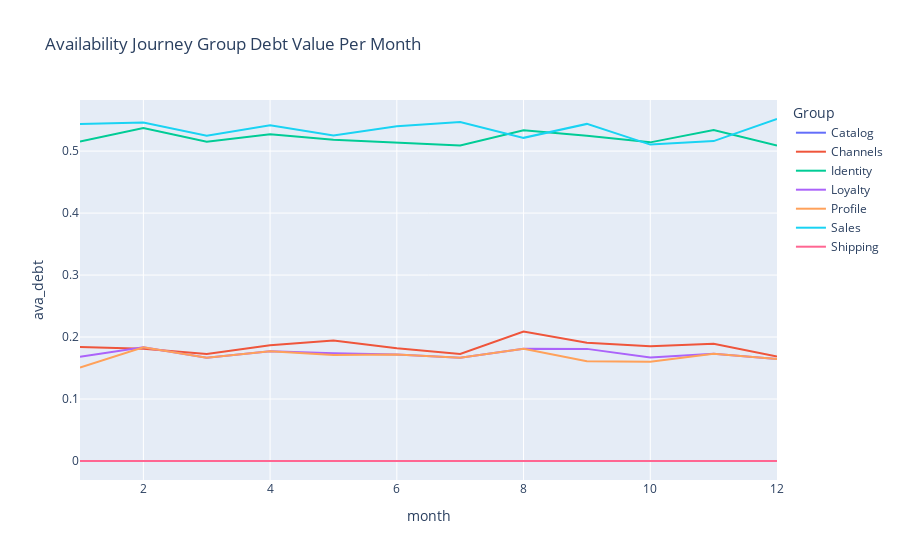

Write notebook code for a chart like this one.
### Code cell
fig = px.line(groupdf, x="month", y="ava_debt", color="Group", title="Availability Journey Group Debt Value Per Month")
fig.show()

### Figure 1 — Plotly figure (JSON) as saved in the notebook; plotly's stock layout.template omitted (floating-point values rounded to 4 significant figures)
{"data": [{"hovertemplate": "Group=Catalog<br>month=%{x}<br>ava_debt=%{y}<extra></extra>", "legendgroup": "Catalog", "line": {"color": "#636efa", "dash": "solid"}, "mode": "lines", "name": "Catalog", "orientation": "v", "showlegend": true, "type": "scatter", "x": [1, 2, 3, 4, 5, 6, 7, 8, 9, 10, 11, 12], "xaxis": "x", "y": [0, 0, 0, 0, 0, 0, 0, 0, 0, 0, 0, 0], "yaxis": "y"}, {"hovertemplate": "Group=Channels<br>month=%{x}<br>ava_debt=%{y}<extra></extra>", "legendgroup": "Channels", "line": {"color": "#EF553B", "dash": "solid"}, "mode": "lines", "name": "Channels", "orientation": "v", "showlegend": true, "type": "scatter", "x": [1, 2, 3, 4, 5, 6, 7, 8, 9, 10, 11, 12], "xaxis": "x", "y": [0.1839, 0.1809, 0.1728, 0.1866, 0.1944, 0.1819, 0.1728, 0.2087, 0.1909, 0.1853, 0.1892, 0.1685], "yaxis": "y"}, {"hovertemplate": "Group=Identity<br>month=%{x}<br>ava_debt=%{y}<extra></extra>", "legendgroup": "Identity", "line": {"color": "#00cc96", "dash": "solid"}, "mode": "lines", "name": "Identity", "orientation": "v", "showlegend": true, "type": "scatter", "x": [1, 2, 3, 4, 5, 6, 7, 8, 9, 10, 11, 12], "xaxis": "x", "y": [0.5155, 0.5371, 0.5151, 0.5272, 0.5183, 0.5142, 0.5092, 0.5337, 0.5249, 0.5141, 0.534, 0.509], "yaxis": "y"}, {"hovertemplate": "Group=Loyalty<br>month=%{x}<br>ava_debt=%{y}<extra></extra>", "legendgroup": "Loyalty", "line": {"color": "#ab63fa", "dash": "solid"}, "mode": "lines", "name": "Loyalty", "orientation": "v", "showlegend": true, "type": "scatter", "x": [1, 2, 3, 4, 5, 6, 7, 8, 9, 10, 11, 12], "xaxis": "x", "y": [0.1681, 0.1835, 0.1665, 0.1772, 0.1739, 0.1718, 0.1666, 0.181, 0.1809, 0.167, 0.173, 0.1644], "yaxis": "y"}, {"hovertemplate": "Group=Profile<br>month=%{x}<br>ava_debt=%{y}<extra></extra>", "legendgroup": "Profile", "line": {"color": "#FFA15A", "dash": "solid"}, "mode": "lines", "name": "Profile", "orientation": "v", "showlegend": true, "type": "scatter", "x": [1, 2, 3, 4, 5, 6, 7, 8, 9, 10, 11, 12], "xaxis": "x", "y": [0.1509, 0.1835, 0.1665, 0.1772, 0.171, 0.1718, 0.1665, 0.181, 0.1611, 0.1602, 0.173, 0.1644], "yaxis": "y"}, {"hovertemplate": "Group=Sales<br>month=%{x}<br>ava_debt=%{y}<extra></extra>", "legendgroup": "Sales", "line": {"color": "#19d3f3", "dash": "solid"}, "mode": "lines", "name": "Sales", "orientation": "v", "showlegend": true, "type": "scatter", "x": [1, 2, 3, 4, 5, 6, 7, 8, 9, 10, 11, 12], "xaxis": "x", "y": [0.5439, 0.5463, 0.5249, 0.5416, 0.5253, 0.5403, 0.5469, 0.5214, 0.5439, 0.5105, 0.5161, 0.5518], "yaxis": "y"}, {"hovertemplate": "Group=Shipping<br>month=%{x}<br>ava_debt=%{y}<extra></extra>", "legendgroup": "Shipping", "line": {"color": "#FF6692", "dash": "solid"}, "mode": "lines", "name": "Shipping", "orientation": "v", "showlegend": true, "type": "scatter", "x": [1, 2, 3, 4, 5, 6, 7, 8, 9, 10, 11, 12], "xaxis": "x", "y": [0, 0, 0, 0, 0, 0, 0, 0, 0, 0, 0, 0], "yaxis": "y"}], "layout": {"legend": {"title": {"text": "Group"}, "tracegroupgap": 0}, "title": {"text": "Availability Journey Group Debt Value Per Month"}, "xaxis": {"anchor": "y", "domain": [0, 1], "title": {"text": "month"}}, "yaxis": {"anchor": "x", "domain": [0, 1], "title": {"text": "ava_debt"}}}}
